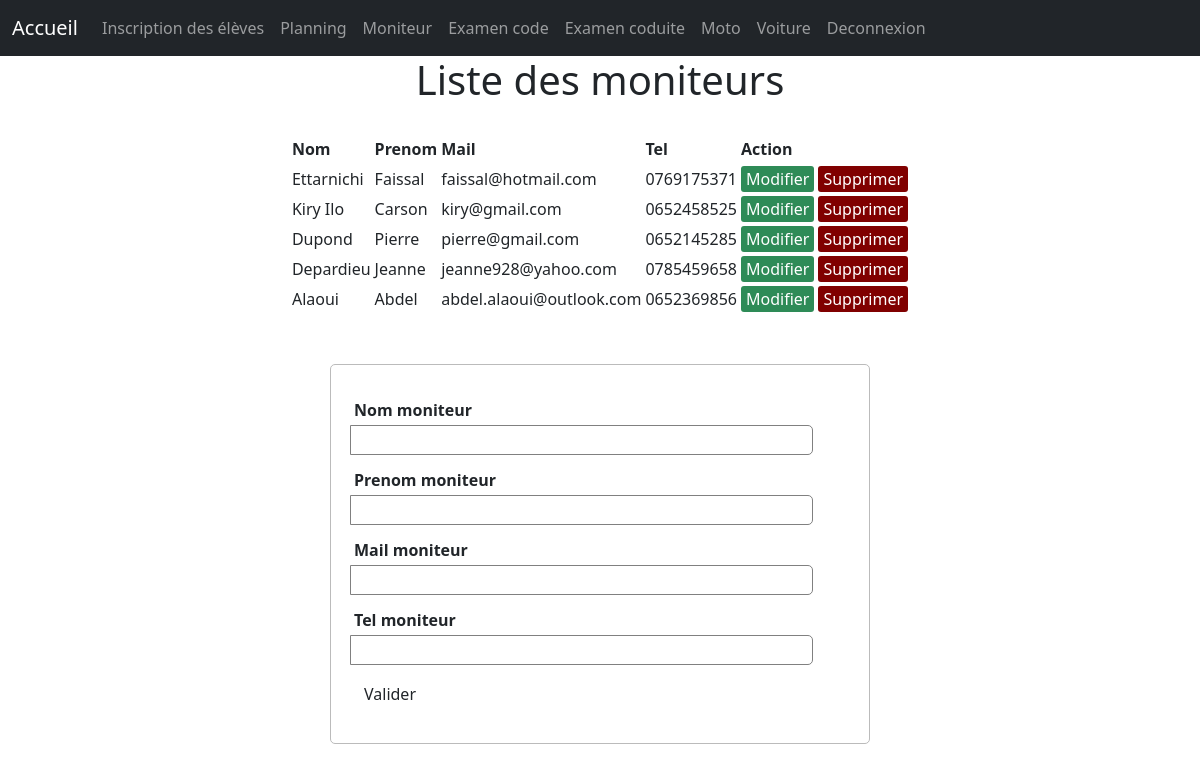
Screenshot of /moniteur/index1.php (signed in) with the database file from the repository.
### tables this page shows
CREATE TABLE IF NOT EXISTS `moniteur` (
  `id` int(11) NOT NULL AUTO_INCREMENT,
  `nom` varchar(255) NOT NULL,
  `prenom` varchar(255) NOT NULL,
  `mail` varchar(255) NOT NULL,
  `tel` varchar(10) NOT NULL,
  PRIMARY KEY (`id`)
);

### moniteur/server1.php (called while the page is built, shortened)
<?php
		$nom = "";
		$prenom = "";
		$mail = "";
		$tel = "";
		$id = 0;
		$edit_state = false;
		$pdo = new PDO("mysql:dbname=inscription_candidat;host=localhost","root","");
$results = $pdo->query( "SELECT * FROM moniteur");
?>

### moniteur/index1.php (the view, shortened to what this page needs)
<?php include('server1.php');
?>
<html>
<head>
	<link rel="stylesheet" type="text/css" href="style1.css">
	<link href="https://cdn.jsdelivr.net/npm/bootstrap@5.0.0-beta3/dist/css/bootstrap.min.css" rel="stylesheet">
</head>
<body >
    <nav class="navbar navbar-expand-lg navbar-dark bg-dark">
        <div class="container-fluid">
          <a class="navbar-brand" href="../accueil.php">Accueil</a>
          <div class="collapse navbar-collapse" id="navbarNav">
            <ul class="navbar-nav">
              <li class="nav-item">
                <a class="nav-link " href="../eleve/eleve1.php">Inscription des élèves </a>
              </li>
              <li class="nav-item">
                <a class="nav-link" href="../planning/planning1.php">Planning </a>
              </li>
              <li class="nav-item">
                <a class="nav-link" href="../moniteur/index1.php">Moniteur</a>
              </li>
              <li class="nav-item">
                <a class="nav-link" href="../code/code1.php">Examen code</a>
              </li>
              <li class="nav-item">
                <a class="nav-link" href="../conduite/conduite1.php">Examen coduite </a>
              </li>
              <li class="nav-item">
                <a class="nav-link" href="../moto/moto1.php">Moto</a>
              </li>
              <li class="nav-item">
                <a class="nav-link" href="../voiture/voiture1.php">Voiture</a>
              </li>
              <li class="nav-item">
                <a class="nav-link" href="../logout.php">Deconnexion</a>
              </li>
            </ul>
          </div>
        </div>
      </nav>
<center> <strong><h1> Liste des moniteurs </h1></srong> </center>
<table>
	<thead>
		<tr>
			<th>Nom</th>
			<th>Prenom</th>
			<th>Mail</th>
			<th>Tel</th>
			<th colspan="4">Action</th>
		</tr>
	</thead>
	<tbody>
	<?php while ($row = $results->fetch()) { ?>
	<tr>
	<td><?php echo $row['nom']; ?> </td>
	<td><?php echo $row['prenom']; ?> </td>
	<td><?php echo $row['mail']; ?> </td>
	<td><?php echo $row['tel']; ?> </td>
	<td>
	    <a class="edit_btn" href="index1.php?edit=<?php echo $row['id']; ?>">Modifier</a>
	</td>
	<td>
	<a class="del_btn" href="server1.php?del=<?php echo $row['id']; ?>">Supprimer</a>
	</td>
	</tr>
<?php } ?>
</tbody>
</table>
<form method="post" action="server1.php" >
<imput type="hidden" name="id" value="<?php echo $id; ?>">
		<div class="input-group">
			<label>Nom moniteur</label>
			<input type="text" required="required" name="nom" value="<?php echo $nom; ?>">
		</div>
		<div class="input-group">
			<label>Prenom moniteur</label>
			<input type="text" required="required" name="prenom" value="<?php echo $prenom; ?>">
		</div>
		<div class="input-group">
			<label>Mail moniteur</label>
			<input type="email" required="required" name="mail" value="<?php echo $mail; ?>">
		</div>
<div class="input-group">
			<label>Tel moniteur</label>
			<input type="text" required="required" name="tel" value="<?php echo $tel; ?>">
		</div>
		<div class="input-group">
		<?php if ($edit_state == false): ?>
			<button type="submit" name="save" class="btn"  >Valider</button>
			<?php else: ?>
				<button type="submit" name="update" class="btn">Modifier</button>
				<?php endif ?>
		</div>
	</form>
</body>
</html>

### moniteur/style1.css (style rules this page uses)
body { font-size: 19px; }
table { width: 50%; margin: 30px auto; border-collapse: collapse; text-align: left; }
tr { border-bottom: 1px solid #cbcbcb; }
th, td { border: none; height: 30px; padding: 2px; }
form { width: 45%; margin: 50px auto; text-align: left; padding: 20px; border: 1px solid #bbbbbb; border-radius: 5px; }
.input-group { margin: 10px 0px 10px 0px; }
.input-group label { display: block; text-align: left; margin: 3px; }
.input-group input { height: 30px; width: 93%; padding: 5px 10px; font-size: 16px; border-radius: 5px; border: 1px solid gray; }
.btn { padding: 10px; font-size: 15px; color: white; background: #5F9EA0; border: none; border-radius: 5px; }
.edit_btn { text-decoration: none; padding: 2px 5px; background: #2E8B57; color: white; border-radius: 3px; }
.del_btn { text-decoration: none; padding: 2px 5px; color: white; border-radius: 3px; background: #800000; }

### rows the page displays
moniteur: nom "Ettarnichi", prenom "Faissal", mail "faissal@hotmail.com", tel "0769175371"
moniteur: nom "Kiry Ilo", prenom "Carson", mail "kiry@gmail.com", tel "0652458525"
moniteur: nom "Dupond", prenom "Pierre", mail "pierre@gmail.com", tel "0652145285"
moniteur: nom "Depardieu", prenom "Jeanne", mail "jeanne928@yahoo.com", tel "0785459658"
moniteur: nom "Alaoui", prenom "Abdel", mail "abdel.alaoui@outlook.com", tel "0652369856"
